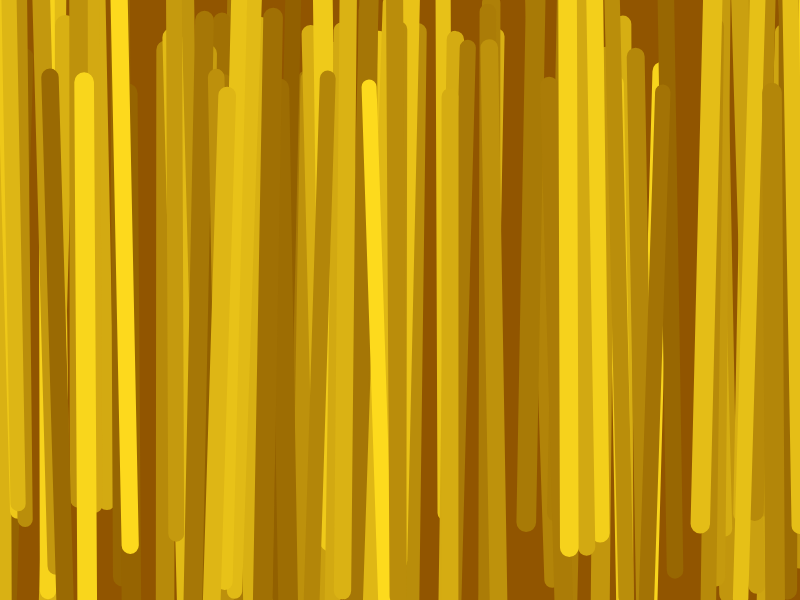
Frame 1 (no input)
Frame 60 (no input): identical to frame 1, image omitted
Frame 120 (the mouse pressed at the canvas centre since frame 60): identical to frame 1, image omitted

The p5.js sketch that drew this single still picture (run headless with seeded random() and noise() and a simulated clock; from frame 60 on, the mouse is pressed at the canvas centre):

// p5.js sketch
// ── sketch.js
let dots;

colorFade = position => ({
  r: lerp(145, 255, position),
  g: lerp(95, 220, position),
  b: lerp(0, 30, position)
});

function setup() {
  pixelDensity(displayDensity());
  createCanvas(800, 600);
  background(145, 85, 0);
  noStroke();

  lines = [...Array(100)]
    .map(dot => ({
      strokeWeight: random(5) + 15,
      x: random(800),
      y: random(200) - 100,
      color: colorFade(random(1))
    }))
    .sort((a, b) => a.color.r > b.color.r);

  noFill();
  lines.forEach(l => {
    strokeWeight(l.strokeWeight);
    stroke(l.color.r, l.color.g, l.color.b);
    line(l.x, l.y, l.x + random(40) - 20, l.y + 600 + random(20) - 10);
    strokeWeight(l.strokeWeight / 3);
  });
}

function draw() {}
